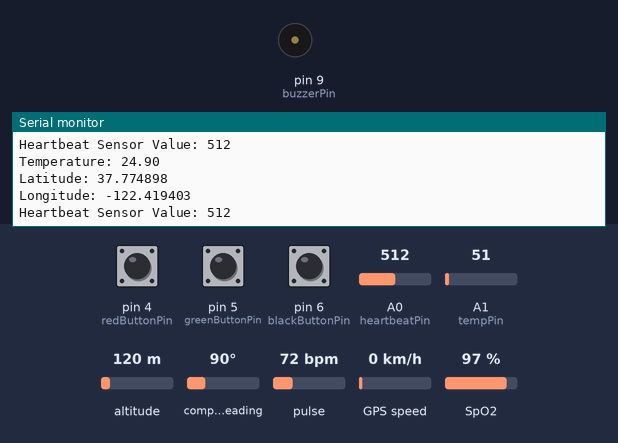
The sketch below on a simulated Arduino Uno, built with avr-gcc and run on an emulated ATmega328P. Shown: buzzer (waves = sounding, pin HIGH), the last lines printed to the serial monitor. The inputs (shaded band) are chosen by the test bench; at power-on: A0 (heartbeatPin) = 512, pin 4 (redButtonPin) HIGH, pin 5 (greenButtonPin) HIGH, pin 6 (blackButtonPin) HIGH, A1 (tempPin) = 51, altitude 120 m, compass heading 90°, pulse 72 bpm, GPS speed 0 km/h, SpO2 97 %. The GPS gets a fix after 3 s at 37.7749, -122.4194 with 8 satellites.

Above: at 17.2 s.
17.3 s: A0 (heartbeatPin) set to 106
At 17.8 s:
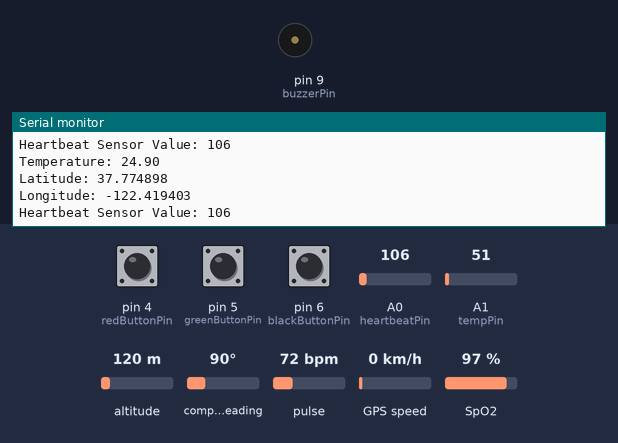
22.0 s: A0 (heartbeatPin) set to 90
At 22.5 s:
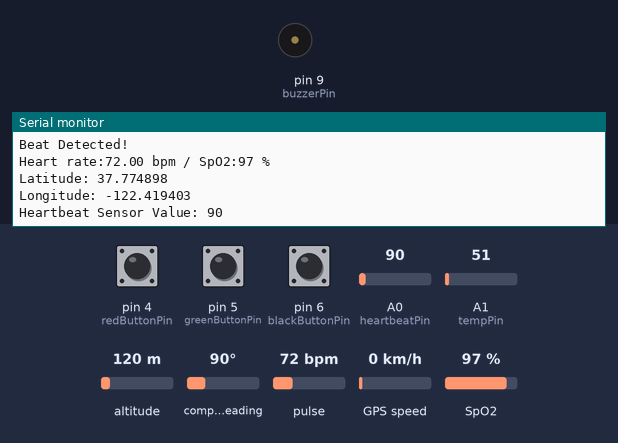
Timing chart, 0 to 25.0 s (numbered marks = the images above; inputs shaded):
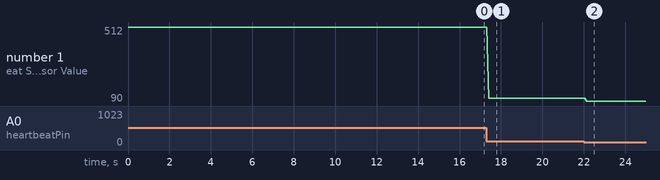

The sketch:

Dual_function_safelet.ino
```cpp
#include <TinyGPS++.h>
#include <SoftwareSerial.h>
#include <Wire.h>
#include "MAX30100_PulseOximeter.h"
#define REPORTING_PERIOD_MS     1000
// Define pins
const int heartbeatPin = A0;
const int tempPin = A1;
const int redButtonPin = 4;
const int greenButtonPin = 5;
const int blackButtonPin = 6;
const int buzzerPin = 9;
// GSM Module setup
SoftwareSerial gsmSerial(7, 8);  // GSM RX, TX
TinyGPSPlus gps;
SoftwareSerial gpsSerial(2, 3);  // GPS RX, TX
PulseOximeter pox;
uint32_t tsLastReport = 0;
// Setup for Pulse Oximeter
void onBeatDetected()
{
    Serial.println("Beat Detected!");
}
void setup() {
    Serial.begin(9600);
    // Pin setups
    pinMode(redButtonPin, INPUT_PULLUP);
    pinMode(greenButtonPin, INPUT_PULLUP);
    pinMode(blackButtonPin, INPUT_PULLUP);
    pinMode(buzzerPin, OUTPUT);
    // Setup GSM module
    gsmSerial.begin(9600);
    gpsSerial.begin(9600);
    // Initialize MAX30100 Pulse Oximeter
    if (!pox.begin()) {
        Serial.println("FAILED to initialize PulseOximeter");
        for(;;);
    }
    pox.setIRLedCurrent(MAX30100_LED_CURR_7_6MA);
    pox.setOnBeatDetectedCallback(onBeatDetected);
}
void loop() {
    // Reading Heartbeat sensor
    int heartRateValue = analogRead(heartbeatPin);
    Serial.print("Heartbeat Sensor Value: ");
   Serial.println(heartRateValue);
    // Reading Temperature Sensor
    int tempValue = analogRead(tempPin);
    float temperature = (tempValue * 5.0 * 100.0) / 1024;
    Serial.print("Temperature: ");
    Serial.println(temperature);
    // Reading Pulse Oximeter (Oxygen Level)
    pox.update();
    if (millis() - tsLastReport > REPORTING_PERIOD_MS) {
        Serial.print("Heart rate:");
        Serial.print(pox.getHeartRate());
        Serial.print(" bpm / SpO2:");
        Serial.print(pox.getSpO2());
        Serial.println(" %");
        tsLastReport = millis();
    }
    // Reading GPS data
    while (gpsSerial.available() > 0)
        gps.encode(gpsSerial.read());
    if (gps.location.isValid()) {
        Serial.print("Latitude: ");
        Serial.println(gps.location.lat(), 6);
        Serial.print("Longitude: ");
        Serial.println(gps.location.lng(), 6);
    }
    // Checking Red Button (Safety)
    if (digitalRead(redButtonPin) == LOW) {
        sendSMS("Emergency! Location: ", gps.location.lat(), gps.location.lng(), "Police");
    }
    // Checking Green Button (Health Emergency)
    if (digitalRead(greenButtonPin) == LOW) {
        sendSMS("Health Emergency! Location: ", gps.location.lat(), gps.location.lng(), "Hospital");
    }
    // Checking Black Button (Buzzer Control)
    if (digitalRead(blackButtonPin) == LOW) {
        digitalWrite(buzzerPin, LOW);  // Turn off buzzer
    }
}
void sendSMS(String message, float lat, float lng, String authority) {
    gsmSerial.print("AT+CMGF=1\r");  // Set SMS to text mode
    delay(100);
    gsmSerial.print("AT+CMGS=\"+911234567890\"\r");  // Replace with the correct number
    delay(100);
    gsmSerial.print(message);
    gsmSerial.print("Lat: ");
    gsmSerial.print(lat, 6);
    gsmSerial.print(", Lng: ");
    gsmSerial.print(lng, 6);
    gsmSerial.print(" | Nearest: ");
    gsmSerial.print(authority);
    gsmSerial.write(26);  // Ctrl+Z to send the message
    delay(1000);
}
```

Measured:
- after the input at 17.3 s, the serial monitor: prints a new line after 0.11 s (image 1)
- after the input at 22.0 s, the serial monitor: prints a new line after 0.13 s (image 2)
- plotted number 1: 512 → 106 after the input at 17.3 s, 106 → 90 after the input at 22.0 s
